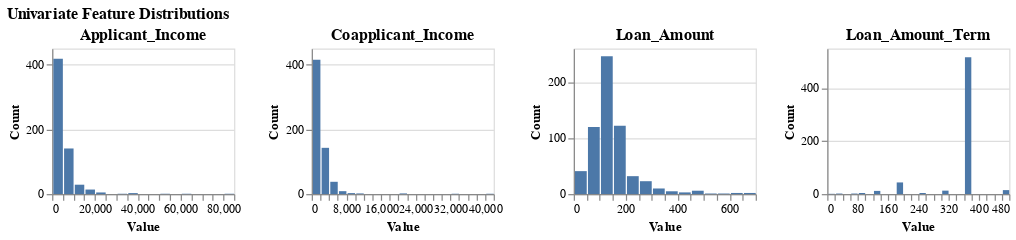

Here is the notebook cell this chart was saved with:
### Code cell
import altair as alt
import pandas as pd
from typing import List

def univariate_feature_distributions(
        data: pd.DataFrame,
        column_names: List[str],
        bins: int = 30
    ) -> alt.Chart:
    """
    Plot univariate histograms for the given columns.
    Each feature gets its own histogram with its own x/y scale and a title.
    Charts are concatenated horizontally.
    """

    for col in column_names:
        if col not in data.columns:
            raise ValueError(f"Column '{col}' not found in DataFrame.")

    charts = []
    for col in column_names:
        ch = (
            alt.Chart(data)
            .mark_bar()
            .encode(
                x=alt.X(
                    f"{col}:Q",
                    bin=alt.Bin(maxbins=bins),
                    title="Value",
                    scale=alt.Scale(zero=False)  
                ),
                y=alt.Y(
                    "count():Q",
                    title="Count",
                    scale=alt.Scale(zero=False)
                )
            )
            .properties(
                title=col,
                width=150,
                height=120
            )
        )
        charts.append(ch)

    if len(charts) == 1:
        return charts[0]
    else:
        return alt.hconcat(*charts).properties(
            title="Univariate Feature Distributions"
        )
        
univariate_feature_distributions(
    data=data,
    column_names=numerical_features
)

### Figure 1 — Vega-Lite specification as saved in the notebook (floating-point values rounded to 4 significant figures; data arrays with more than 128 entries replaced by an {"elided": "..."} marker saying what was removed)
{"config": {"view": {"continuousWidth": 300, "continuousHeight": 300}}, "hconcat": [{"mark": {"type": "bar"}, "encoding": {"x": {"bin": {"maxbins": 30}, "field": "Applicant_Income", "scale": {"zero": false}, "title": "Value", "type": "quantitative"}, "y": {"aggregate": "count", "scale": {"zero": false}, "title": "Count", "type": "quantitative"}}, "height": 120, "title": "Applicant_Income", "width": 150}, {"mark": {"type": "bar"}, "encoding": {"x": {"bin": {"maxbins": 30}, "field": "Coapplicant_Income", "scale": {"zero": false}, "title": "Value", "type": "quantitative"}, "y": {"aggregate": "count", "scale": {"zero": false}, "title": "Count", "type": "quantitative"}}, "height": 120, "title": "Coapplicant_Income", "width": 150}, {"mark": {"type": "bar"}, "encoding": {"x": {"bin": {"maxbins": 30}, "field": "Loan_Amount", "scale": {"zero": false}, "title": "Value", "type": "quantitative"}, "y": {"aggregate": "count", "scale": {"zero": false}, "title": "Count", "type": "quantitative"}}, "height": 120, "title": "Loan_Amount", "width": 150}, {"mark": {"type": "bar"}, "encoding": {"x": {"bin": {"maxbins": 30}, "field": "Loan_Amount_Term", "scale": {"zero": false}, "title": "Value", "type": "quantitative"}, "y": {"aggregate": "count", "scale": {"zero": false}, "title": "Count", "type": "quantitative"}}, "height": 120, "title": "Loan_Amount_Term", "width": 150}], "data": {"name": "data-a81afb8ad7120a4802400c0851894ebc"}, "title": "Univariate Feature Distributions", "$schema": "https://vega.github.io/schema/vega-lite/v5.20.1.json", "datasets": {"data-a81afb8ad7120a4802400c0851894ebc": {"elided": "614 records"}}}
